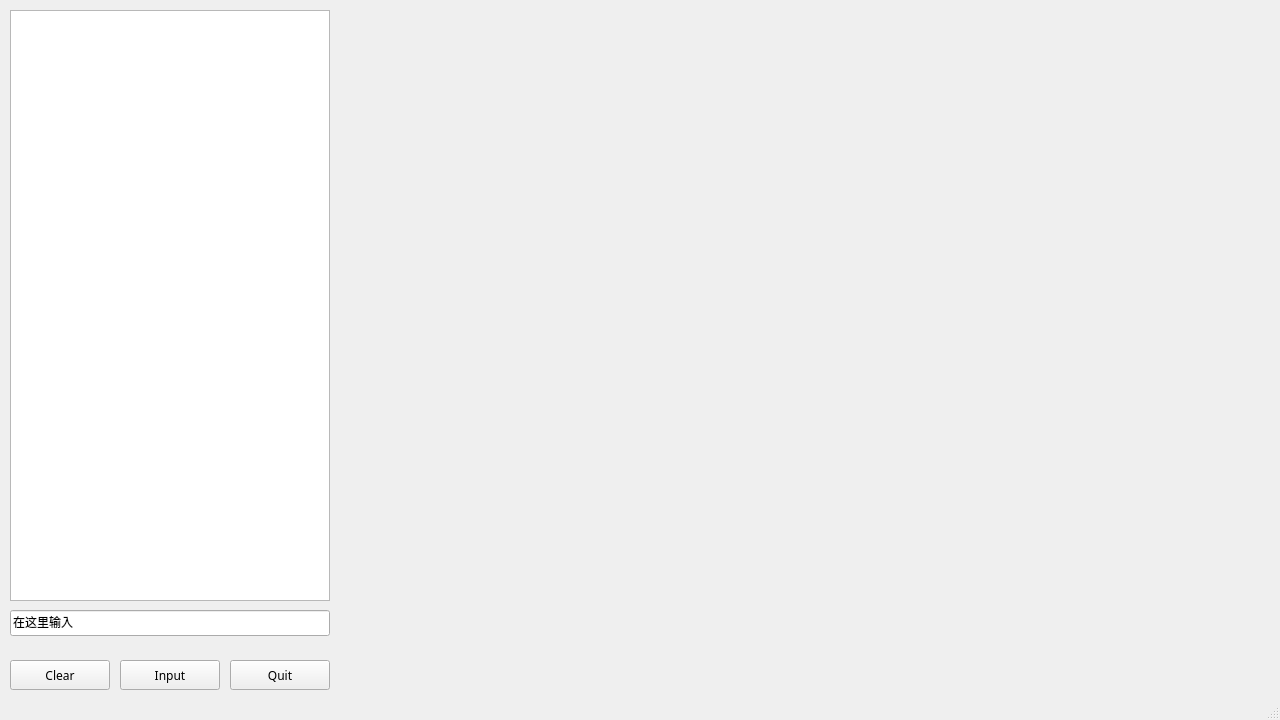
<?xml version="1.0" encoding="UTF-8"?>
<ui version="4.0">
 <class>MainWindow</class>
 <widget class="QMainWindow" name="MainWindow">
  <property name="geometry">
   <rect>
    <x>0</x>
    <y>0</y>
    <width>1280</width>
    <height>720</height>
   </rect>
  </property>
  <property name="font">
   <font>
    <family>微软雅黑</family>
   </font>
  </property>
  <property name="windowTitle">
   <string>MainWindow</string>
  </property>
  <property name="dockNestingEnabled">
   <bool>false</bool>
  </property>
  <widget class="QWidget" name="centralwidget">
   <widget class="QLineEdit" name="input_txtbox">
    <property name="geometry">
     <rect>
      <x>10</x>
      <y>610</y>
      <width>320</width>
      <height>26</height>
     </rect>
    </property>
    <property name="text">
     <string>在这里输入</string>
    </property>
   </widget>
   <widget class="QPushButton" name="clear_button">
    <property name="geometry">
     <rect>
      <x>10</x>
      <y>660</y>
      <width>100</width>
      <height>30</height>
     </rect>
    </property>
    <property name="text">
     <string>Clear</string>
    </property>
   </widget>
   <widget class="QPushButton" name="input_button">
    <property name="geometry">
     <rect>
      <x>120</x>
      <y>660</y>
      <width>100</width>
      <height>30</height>
     </rect>
    </property>
    <property name="text">
     <string>Input</string>
    </property>
   </widget>
   <widget class="QPushButton" name="quit_button">
    <property name="geometry">
     <rect>
      <x>230</x>
      <y>660</y>
      <width>100</width>
      <height>30</height>
     </rect>
    </property>
    <property name="layoutDirection">
     <enum>Qt::LeftToRight</enum>
    </property>
    <property name="text">
     <string>Quit</string>
    </property>
   </widget>
   <widget class="QTextBrowser" name="display_txtbox">
    <property name="geometry">
     <rect>
      <x>10</x>
      <y>10</y>
      <width>320</width>
      <height>591</height>
     </rect>
    </property>
    <property name="html">
     <string>&lt;!DOCTYPE HTML PUBLIC &quot;-//W3C//DTD HTML 4.0//EN&quot; &quot;http://www.w3.org/TR/REC-html40/strict.dtd&quot;&gt;
&lt;html&gt;&lt;head&gt;&lt;meta name=&quot;qrichtext&quot; content=&quot;1&quot; /&gt;&lt;style type=&quot;text/css&quot;&gt;
p, li { white-space: pre-wrap; }
&lt;/style&gt;&lt;/head&gt;&lt;body style=&quot; font-family:'微软雅黑'; font-size:9pt; font-weight:400; font-style:normal;&quot;&gt;
&lt;p style=&quot;-qt-paragraph-type:empty; margin-top:0px; margin-bottom:0px; margin-left:0px; margin-right:0px; -qt-block-indent:0; text-indent:0px;&quot;&gt;&lt;br /&gt;&lt;/p&gt;&lt;/body&gt;&lt;/html&gt;</string>
    </property>
   </widget>
  </widget>
  <widget class="QStatusBar" name="statusbar"/>
 </widget>
 <resources/>
 <connections/>
</ui>
